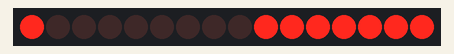
Recording of a sketch running on a simulated ESP32. Shown: 16 shift-register outputs drawn as a row of LEDs (first output left, lit = HIGH). Wiring (inferred from the names in the program): 2 × shift register (74HC595): data GPIO 12; shift clock GPIO 14; latch GPIO 13. Wiring (inferred from the signals the program sends): row of LEDs: on Q0, Q1, Q2, Q3, Q4, Q5, Q6, Q7, Q8, Q9, Q10, Q11, Q12, Q13, Q14, Q15. What the sketch prints to the serial monitor is not drawn.

Above: at 0.05 s.
At 0.35 s:
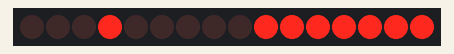
At 0.75 s:
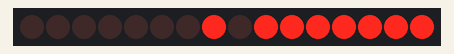
At 1.45 s:
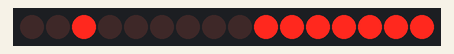
At 2.05 s:
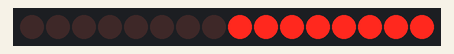
At 2.85 s:
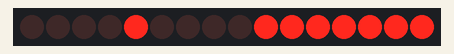
Timing chart, 0 to 3.1 s (numbered marks = the images above):
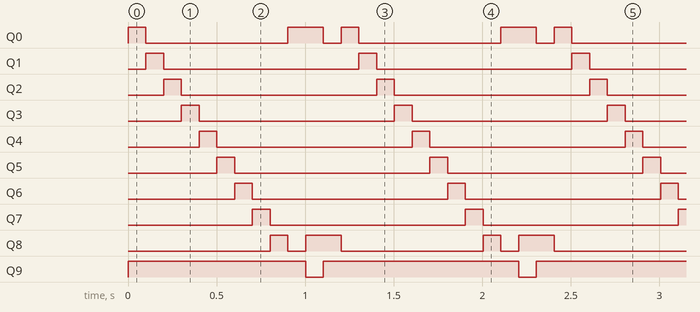

The sketch:

016-23a_shift_register__LED_matrix__build_c1xr2.ino
```cpp
/**********************************************************************
* Filename    : 016-23a_shift_register__LED_matrix__build_c1xr2
* Description : Setup shift register component (74HC595) and a
* LED matrix component to blink more LEDs.(ry x c1) y = 1..8
* Auther      : Alternatives Solutions
* Modification: 2026/02/27
**********************************************************************/

#define PIN_LATCH       13    //ESP32 pin 13 connected to 595 Latch(pin12)
#define PIN_DATA        12    //ESP32 pin 12 connected to 595 DS(pin14)
#define PIN_CLOCK       14    //ESP32 pin 14 connected to 595 Clock(pin11)

#define DELAY_TIME      100
#define DEBUG           false

// the setup function runs once when you press reset or power the board
void setup() {
  pinMode(PIN_LATCH, OUTPUT);
  pinMode(PIN_CLOCK, OUTPUT);
  pinMode(PIN_DATA, OUTPUT);

  Serial.begin(115200);
  Serial.println("\nESP32 Wrover initialization completed!");
//  Serial.println("Ready to handle data...\n");
}

// the loop function runs over and over again forever
void loop() {
  // --- [TURN ON] ROW 1, COL 1---
  digitalWrite(PIN_LATCH, LOW);
  // First 8 bits go to IC2 (Columns)
  // 0xFE is 11111110 in binary (Only Q0 is LOW/Ground)
  shiftOut(PIN_DATA, PIN_CLOCK, MSBFIRST, 0xFE);
  // Next 8 bits stay in IC1 (Rows)
  // 0x01 is 00000001 in binary (Only Q0 is HIGH/Power)
  shiftOut(PIN_DATA, PIN_CLOCK, MSBFIRST, 0x01);
  digitalWrite(PIN_LATCH, HIGH);
  delay(DELAY_TIME);


  // --- [TURN ON] ROW 1, COL 2---
  writeTo74HC595s(MSBFIRST, 0xFE, 0x02);

  // --- [TURN ON] ROW 1, COL 3---
  writeTo74HC595s(MSBFIRST, 0xFE, 0x04);

  // --- [TURN ON] ROW 1, COL 4---
  writeTo74HC595s(MSBFIRST, 0xFE, 0x08);

  // --- [TURN ON] ROW 1, COL 5---
  writeTo74HC595s(MSBFIRST, 0xFE, 0x10);

  // --- [TURN ON] ROW 1, COL 6---
  writeTo74HC595s(MSBFIRST, 0xFE, 0x20);

  // --- [TURN ON] ROW 1, COL 7---
  writeTo74HC595s(MSBFIRST, 0xFE, 0x40);

  // --- [TURN ON] ROW 1, COL 8---
  writeTo74HC595s(MSBFIRST, 0xFE, 0x80);

  // --- TURN OFF ---
  // All Columns inactive (HIGH) 0xFF
  // All Rows inactive (LOW)     0x00
  writeTo74HC595s(MSBFIRST, 0xFF, 0x00);

  //manage column
  // --- [TURN ON] ROW 1, COL 1---
  digitalWrite(PIN_LATCH, LOW);
  // First 8 bits go to IC2 (Columns)
  // 0xFE is 11111110 in binary (Only Q0 is LOW/Ground)
  shiftOut(PIN_DATA, PIN_CLOCK, MSBFIRST, 0xFE);
  // Next 8 bits stay in IC1 (Rows)
  // 0x01 is 00000001 in binary (Only Q0 is HIGH/Power)
  shiftOut(PIN_DATA, PIN_CLOCK, MSBFIRST, 0x01);
  digitalWrite(PIN_LATCH, HIGH);
  delay(DELAY_TIME);

  // --- [TURN ON] ROW 2, COL 1---
  digitalWrite(PIN_LATCH, LOW);
  // First 8 bits go to IC2 (Columns)
  // 0xFE is 11111101 in binary (Only Q1 is LOW/Ground)
  shiftOut(PIN_DATA, PIN_CLOCK, MSBFIRST, 0xFD);
  // Next 8 bits stay in IC1 (Rows)
  // 0x01 is 00000001 in binary (Only Q0 is HIGH/Power)
  shiftOut(PIN_DATA, PIN_CLOCK, MSBFIRST, 0x01);
  digitalWrite(PIN_LATCH, HIGH);
  delay(DELAY_TIME);

  // --- TURN OFF ---
  writeTo74HC595s(MSBFIRST, 0xFF, 0x00);
}


void writeTo74HC595s(int order, byte dataElt1, byte dataElt2) {
  //Output LOW level to latch pin
  digitalWrite(PIN_LATCH, LOW);

  if (DEBUG) {
    Serial.print("Sending Binary1: ");
    Serial.print(dataElt1, BIN);
    Serial.print("\n");
  }
  //send serial data to 74HC595 IC1
  shiftOut(PIN_DATA, PIN_CLOCK, order, dataElt1);

  if (DEBUG) {
    Serial.print("Sending Binary2: ");
    Serial.print(dataElt2, BIN);
    Serial.print("\n");
  }
  //send serial data to 74HC595 IC2
  shiftOut(PIN_DATA, PIN_CLOCK, order, dataElt2);
  //Output high level to latch pin and the component
  // 74HC595 will update the data to the parallel output port

  digitalWrite(PIN_LATCH, HIGH);
  delay(DELAY_TIME);
}
```

Measured:
- by itself, Q0: repeats every 1.2 s: LOW 0.80 s, HIGH 0.20 s, LOW 0.10 s, HIGH 0.10 s
- by itself, Q1–7: alternates HIGH for 0.10 s and LOW for 1.1 s
- by itself, Q8: repeats every 1.2 s: LOW 0.10 s, HIGH 0.20 s, LOW 0.80 s, HIGH 0.10 s
- by itself, Q9: alternates HIGH for 1.1 s and LOW for 0.10 s
